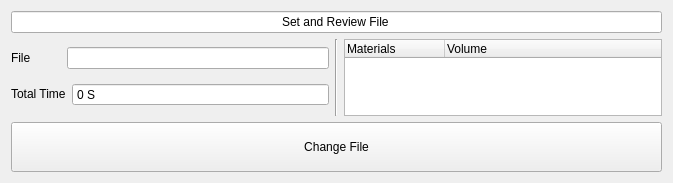
<?xml version="1.0" encoding="UTF-8"?>
<ui version="4.0">
 <class>Form</class>
 <widget class="QWidget" name="Form">
  <property name="geometry">
   <rect>
    <x>0</x>
    <y>0</y>
    <width>673</width>
    <height>183</height>
   </rect>
  </property>
  <property name="windowTitle">
   <string>Form</string>
  </property>
  <layout class="QVBoxLayout" name="verticalLayout_2">
   <item>
    <widget class="QLineEdit" name="lineEdit">
     <property name="text">
      <string>Set and Review File</string>
     </property>
     <property name="alignment">
      <set>Qt::AlignCenter</set>
     </property>
     <property name="readOnly">
      <bool>true</bool>
     </property>
    </widget>
   </item>
   <item>
    <layout class="QHBoxLayout" name="horizontalLayout">
     <item>
      <layout class="QVBoxLayout" name="verticalLayout">
       <item>
        <layout class="QHBoxLayout" name="horizontalLayout_10">
         <item>
          <widget class="QLabel" name="fabFileLabel">
           <property name="sizePolicy">
            <sizepolicy hsizetype="Fixed" vsizetype="Fixed">
             <horstretch>0</horstretch>
             <verstretch>0</verstretch>
            </sizepolicy>
           </property>
           <property name="minimumSize">
            <size>
             <width>50</width>
             <height>14</height>
            </size>
           </property>
           <property name="baseSize">
            <size>
             <width>50</width>
             <height>14</height>
            </size>
           </property>
           <property name="text">
            <string>File</string>
           </property>
           <property name="buddy">
            <cstring>fabFileLineEdit</cstring>
           </property>
          </widget>
         </item>
         <item>
          <widget class="QLineEdit" name="fabFileLineEdit">
           <property name="text">
            <string/>
           </property>
           <property name="readOnly">
            <bool>true</bool>
           </property>
          </widget>
         </item>
        </layout>
       </item>
       <item>
        <layout class="QHBoxLayout" name="horizontalLayout_2">
         <item>
          <widget class="QLabel" name="timeLabel">
           <property name="sizePolicy">
            <sizepolicy hsizetype="Fixed" vsizetype="Fixed">
             <horstretch>0</horstretch>
             <verstretch>0</verstretch>
            </sizepolicy>
           </property>
           <property name="baseSize">
            <size>
             <width>50</width>
             <height>14</height>
            </size>
           </property>
           <property name="text">
            <string>Total Time</string>
           </property>
           <property name="buddy">
            <cstring>timeSpinBox</cstring>
           </property>
          </widget>
         </item>
         <item>
          <widget class="QSpinBox" name="timeSpinBox">
           <property name="enabled">
            <bool>true</bool>
           </property>
           <property name="readOnly">
            <bool>true</bool>
           </property>
           <property name="buttonSymbols">
            <enum>QAbstractSpinBox::NoButtons</enum>
           </property>
           <property name="suffix">
            <string> S</string>
           </property>
           <property name="maximum">
            <number>100000</number>
           </property>
           <property name="value">
            <number>0</number>
           </property>
          </widget>
         </item>
        </layout>
       </item>
      </layout>
     </item>
     <item>
      <widget class="Line" name="line">
       <property name="orientation">
        <enum>Qt::Vertical</enum>
       </property>
      </widget>
     </item>
     <item>
      <widget class="QTreeWidget" name="volumeTreeWidget">
       <property name="minimumSize">
        <size>
         <width>191</width>
         <height>0</height>
        </size>
       </property>
       <property name="verticalScrollBarPolicy">
        <enum>Qt::ScrollBarAsNeeded</enum>
       </property>
       <property name="horizontalScrollBarPolicy">
        <enum>Qt::ScrollBarAlwaysOff</enum>
       </property>
       <property name="autoScrollMargin">
        <number>15</number>
       </property>
       <property name="showDropIndicator" stdset="0">
        <bool>false</bool>
       </property>
       <property name="alternatingRowColors">
        <bool>true</bool>
       </property>
       <property name="selectionMode">
        <enum>QAbstractItemView::NoSelection</enum>
       </property>
       <property name="horizontalScrollMode">
        <enum>QAbstractItemView::ScrollPerPixel</enum>
       </property>
       <property name="autoExpandDelay">
        <number>-1</number>
       </property>
       <property name="indentation">
        <number>10</number>
       </property>
       <property name="rootIsDecorated">
        <bool>false</bool>
       </property>
       <property name="allColumnsShowFocus">
        <bool>true</bool>
       </property>
       <attribute name="headerDefaultSectionSize">
        <number>100</number>
       </attribute>
       <column>
        <property name="text">
         <string>Materials</string>
        </property>
       </column>
       <column>
        <property name="text">
         <string>Volume</string>
        </property>
       </column>
      </widget>
     </item>
    </layout>
   </item>
   <item>
    <widget class="QPushButton" name="changeFilePushButton">
     <property name="minimumSize">
      <size>
       <width>0</width>
       <height>50</height>
      </size>
     </property>
     <property name="text">
      <string>Change File</string>
     </property>
    </widget>
   </item>
  </layout>
 </widget>
 <resources/>
 <connections/>
</ui>
